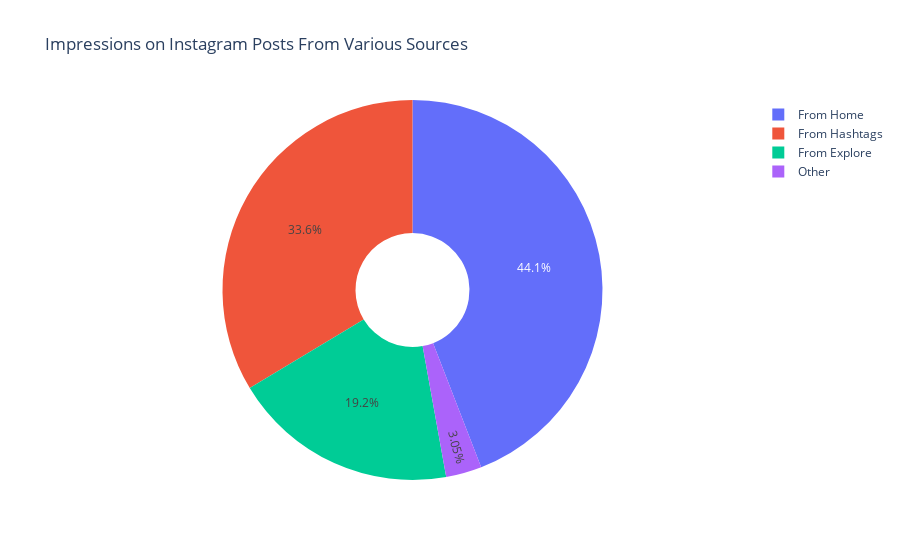

Notebook code for this chart:
### Code cell
#ES: Ahora vamos a ver el porcentage de visitas que tenemos de cada fuente.
#EN:Now let’s have a look at the percentage of impressions I get from various sources on Instagram:

home = data["From Home"].sum() #Sumamos todas las visitas que probienen de Home
hashtags = data["From Hashtags"].sum()  #Sumamos todas las visitas que probienen de Hastags
explore = data["From Explore"].sum() #Sumamos todas las visitas que probienen de Explore
other = data["From Other"].sum() #Sumamos todas las visitas que probienen de Explore

labels = ['From Home','From Hashtags','From Explore','Other']  #
values = [home, hashtags, explore, other]

fig = px.pie(data, values=values, names=labels,  
             title='Impressions on Instagram Posts From Various Sources', hole=0.3)  #Aqui vemos como funcionan los pie chats   px.pie(archivodatos, values=valores a separar en cuertarones, names=nomre de cada cuartaron,  title='Titulo', hole= tamaño del hueco)     
fig.show()

### Figure 1 — Plotly figure (JSON) as saved in the notebook; plotly's stock layout.template omitted (floating-point values rounded to 4 significant figures)
{"data": [{"domain": {"x": [0, 1], "y": [0, 1]}, "hole": 0.3, "hovertemplate": "label=%{label}<br>value=%{value}<extra></extra>", "labels": ["From Home", "From Hashtags", "From Explore", "Other"], "legendgroup": "", "name": "", "showlegend": true, "type": "pie", "values": [294619, 224614, 128294, 20360]}], "layout": {"legend": {"tracegroupgap": 0}, "title": {"text": "Impressions on Instagram Posts From Various Sources"}}}
